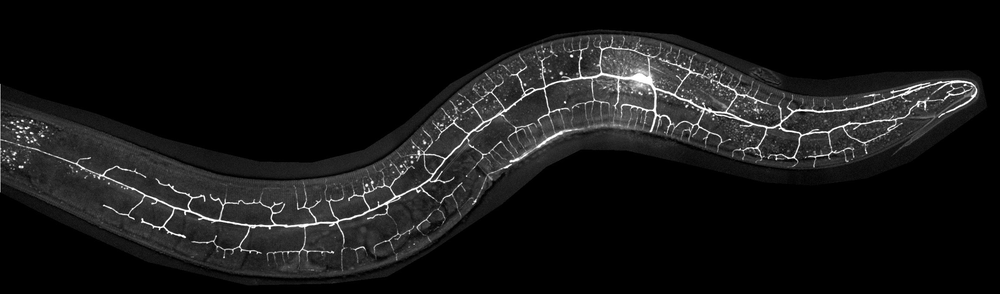
%> input picture Inputs/Sample_Image.tif, 1000 x 294 px, shrunk from 2310 x 680 before the run
$ octave --eval "Extend_Margins_Multiple;"   (GNU Octave 9; MATLAB toolbox functions it lacks are replaced by stand-ins)
%> lines starting %> are read from the running program, lines starting %| are printed output that depends on the picture
%> the answer given: ../../../Inputs
%> in Extend_Margins_Multiple, Im is the input picture: size 294x1000 uint8; min 0, max 255, mean 22.9
### Code/Preprocessing/Margins/Extend_Margins.m
function ImP = Extend_Margins(Im,R)
%> called with R = 0.2

	% 1. Find the background peak:
	h = histogram(Im(:));
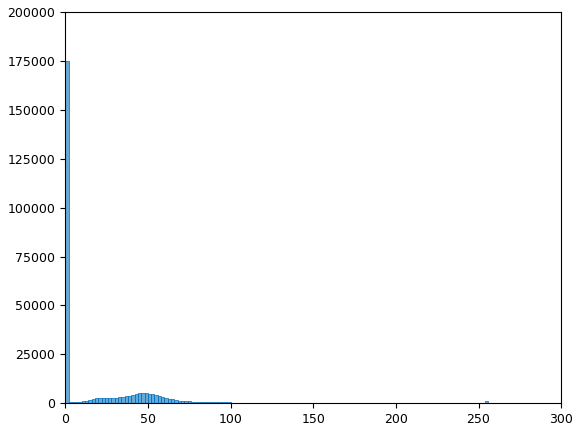
%> figure redrawn from the program's plot data; tallest bar 175192 high, from x = 0 to 2
	v = h.Values; % Values;
%> v = 128 values, max 175192 at index 1, min 69 at index 121, mean 2296.9
	e = (h.BinEdges(1:end-1) + h.BinEdges(2:end))/2; % Bins centers (locations. Mean of each consecutive edges pair).
%> e = 128 values from 1 to 255
%> the run ends on the next line
	[Peaks1,Locs1] = findpeaks(v,e,'SortStr','descend');

	if(length(Peaks1))
		[Rows,Cols] = size(Im);
		Pr = ceil(R*Rows); % Rows padding.
		Pc = ceil(R*Cols); % Cols padding.
		ImP = padarray(Im,[Pr,Pc],Locs1(1));
	else
		ImP = Im;
	end

	% imshow(ImP);
end

### Code/General_Functions/List_All_Files.m
function Files_List = List_All_Files(Dir1,Ext)
	Files_List = dir([Dir1,filesep,'**',filesep,'*.',Ext]);
end

### Code/Preprocessing/Margins/Extend_Margins_Multiple.m
function Extend_Margins_Multiple()

	R = 0.2; % Ratio of rows # and cols # for border extension.

	Path1 = uigetdir; % Let the user to manually choose a directory.

	Files_List = List_All_Files(Path1,'tif'); % List all .tif files in this directory (including sub-directories).

	for f=1:numel(Files_List)

		Im = imread([Files_List(f).folder,filesep,Files_List(f).name]); % Read image.

		% ImP = Im;
		ImP = Extend_Margins(Im,R); % Pad image (extend borders).


		% Add date and strain to the filename:
		%% Date1 = Files_List(f).folder(1:10);
		Strain1 = 'BP1028'; % Files_List(f).folder(end-5:end);
		imwrite(ImP,[Files_List(f).folder,filesep,Files_List(f).name(1:end-4),'_',Strain1,'.tif']); % Make sure the strain name is at the end of the folder name.

		delete([Files_List(f).folder,filesep,Files_List(f).name]);

		disp(f);


	end

end
